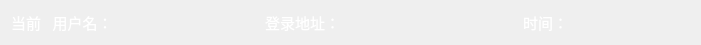
   <widget class="QWidget" name="horizontalLayoutWidget_2">
    <property name="geometry">
     <rect>
      <x>150</x>
      <y>700</y>
      <width>701</width>
      <height>41</height>
     </rect>
    </property>
    <layout class="QHBoxLayout" name="showBox">
     <item>
      <widget class="QLabel" name="Dname">
       <property name="font">
        <font>
         <family>Gulim</family>
         <pointsize>11</pointsize>
        </font>
       </property>
       <property name="styleSheet">
        <string notr="true">color: rgb(255, 255, 255);</string>
       </property>
       <property name="text">
        <string>当前   用户名：      </string>
       </property>
      </widget>
     </item>
     <item>
      <spacer name="horizontalSpacer">
       <property name="orientation">
        <enum>Qt::Horizontal</enum>
       </property>
       <property name="sizeHint" stdset="0">
        <size>
         <width>40</width>
         <height>20</height>
        </size>
       </property>
      </spacer>
     </item>
     <item>
      <widget class="QLabel" name="Daddr">
       <property name="font">
        <font>
         <family>Gulim</family>
         <pointsize>11</pointsize>
        </font>
       </property>
       <property name="styleSheet">
        <string notr="true">color: rgb(255, 255, 255);</string>
       </property>
       <property name="text">
        <string>登录地址：              </string>
       </property>
      </widget>
     </item>
     <item>
      <spacer name="horizontalSpacer_2">
       <property name="orientation">
        <enum>Qt::Horizontal</enum>
       </property>
       <property name="sizeHint" stdset="0">
        <size>
         <width>40</width>
         <height>20</height>
        </size>
       </property>
      </spacer>
     </item>
     <item>
      <widget class="QLabel" name="Dtime">
       <property name="font">
        <font>
         <family>Gulim</family>
         <pointsize>11</pointsize>
        </font>
       </property>
       <property name="styleSheet">
        <string notr="true">color: rgb(255, 255, 255);</string>
       </property>
       <property name="text">
        <string>时间：</string>
       </property>
      </widget>
     </item>
     <item>
      <spacer name="horizontalSpacer_3">
       <property name="orientation">
        <enum>Qt::Horizontal</enum>
       </property>
       <property name="sizeHint" stdset="0">
        <size>
         <width>40</width>
         <height>20</height>
        </size>
       </property>
      </spacer>
     </item>
    </layout>
   </widget>
